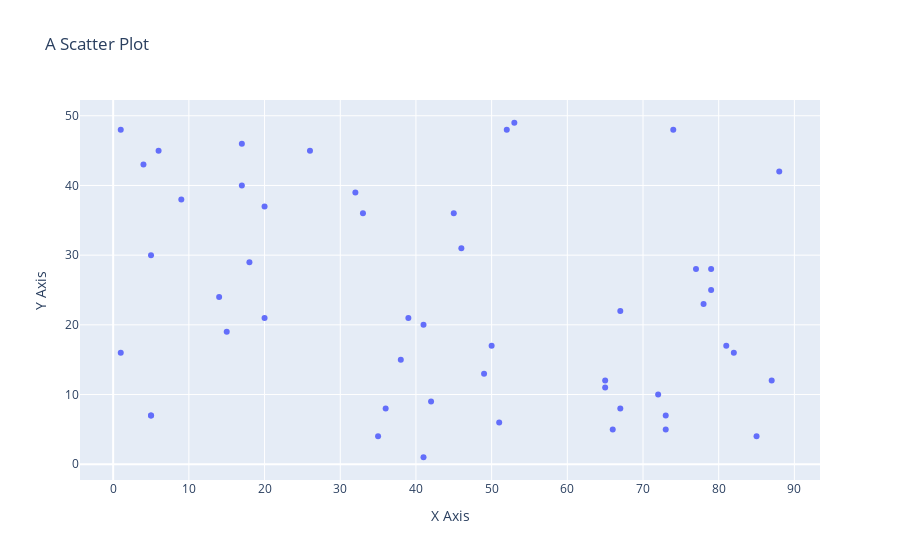

Notebook code for this chart:
### Markdown cell above
After defining our figure data structure, you can plot your graph using a simple call to plotly.io.show

### Code cell
# To display the figure defined by this dict, use the low-level plotly.io.show function
import plotly.io as pio
pio.show(fig)

### Figure 1 — Plotly figure (JSON) as saved in the notebook; plotly's stock layout.template omitted (floating-point values rounded to 4 significant figures)
{"data": [{"mode": "markers", "type": "scatter", "x": [20, 17, 41, 82, 65, 5, 65, 73, 38, 5, 15, 79, 50, 1, 35, 73, 1, 36, 87, 53, 81, 49, 42, 78, 52, 14, 72, 20, 45, 4, 88, 26, 67, 51, 32, 9, 85, 74, 18, 5, 6, 77, 46, 33, 79, 67, 39, 17, 66, 41], "y": [21, 40, 1, 16, 11, 30, 12, 7, 15, 7, 19, 25, 17, 16, 4, 5, 48, 8, 12, 49, 17, 13, 9, 23, 48, 24, 10, 37, 36, 43, 42, 45, 8, 6, 39, 38, 4, 48, 29, 7, 45, 28, 31, 36, 28, 22, 21, 46, 5, 20]}], "layout": {"title": {"text": "A Scatter Plot"}, "xaxis": {"title": {"text": "X Axis"}}, "yaxis": {"title": {"text": "Y Axis"}}}}
